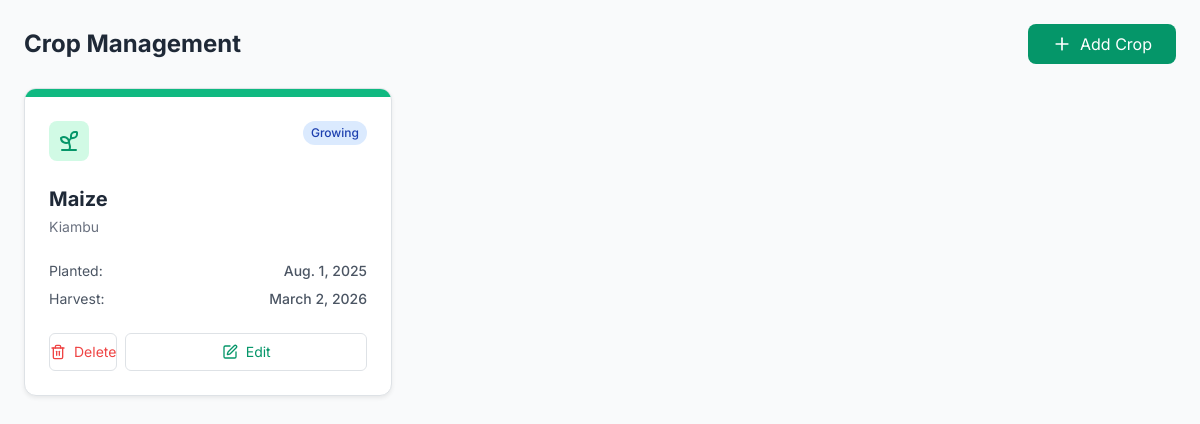
Before: /crops/ with the older database file.
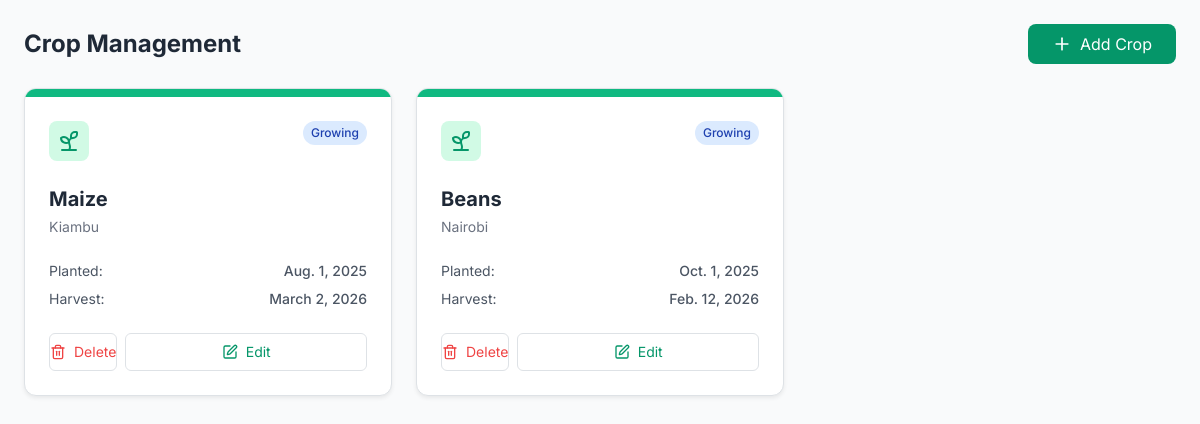
After: the same page with the newer database file.
### farm/models.py (models this page shows, shortened)
class Crop(models.Model):
    type = models.CharField(max_length=100)  # crop type e.g., Maize
    fieldLocation = models.CharField(max_length=150)
    plantingDate = models.DateField()
    expectedHarvestDate = models.DateField(blank=True, null=True)
    status = models.CharField(max_length=50, default='Growing')  # Growing, Ready, Harvested
    owner = models.ForeignKey(User, on_delete=models.CASCADE, blank=True, null=True)
    created_at = models.DateTimeField(auto_now_add=True)

### farm/views.py (the view)
# urls.py: path('crops/', views.crops, name='crops'),
def crops(request):
    crops_list = Crop.objects.all()
    return render(request,'crops.html', {"crops_list":crops_list})

### farm/templates/crops.html (shortened to what this page needs)
{% extends 'base.html' %}
{% block content %}
<div>
  <div class="flex justify-between items-center mb-6">
    <h1 class="text-2xl font-bold text-gray-800">Crop Management</h1>
    <button onclick="document.getElementById('addModal').classList.remove('hidden')" class="bg-emerald-600 hover:bg-emerald-700 text-white px-4 py-2 rounded-lg flex items-center gap-2">
      <i data-lucide="plus" class="w-5 h-5"></i>
      Add Crop
    </button>
  </div>
  <div class="grid grid-cols-1 md:grid-cols-2 lg:grid-cols-3 gap-6">
    {% for crop in crops_list %}
      <div class="bg-white rounded-xl shadow-sm border border-gray-100 overflow-hidden hover:shadow-md transition-shadow">
        <div class="h-2 bg-emerald-500 w-full"></div>
        <div class="p-6">
          <div class="flex justify-between items-start mb-4">
            <div class="p-2 bg-emerald-100 rounded-lg">
              <i data-lucide="sprout" class="text-emerald-600 w-6 h-6"></i>
            </div>
            <span class="text-xs px-2 py-1 rounded-full font-medium
               {% if crop.status == 'Ready' %}bg-green-100 text-green-800
               {% elif crop.status == 'Harvested' %}bg-gray-100 text-gray-600
               {% else %}bg-blue-100 text-blue-800{% endif %}">
                {{ crop.status }}
            </span>
          </div>
          <h3 class="text-xl font-bold text-gray-800 mb-1">{{ crop.type }}</h3>
          <p class="text-gray-500 text-sm mb-4">{{ crop.fieldLocation }}</p>
          <div class="space-y-2 text-sm text-gray-600">
            <div class="flex justify-between">
              <span>Planted:</span>
              <span class="font-medium">{{ crop.plantingDate }}</span>
            </div>
            <div class="flex justify-between">
              <span>Harvest:</span>
              <span class="font-medium">{{ crop.expectedHarvestDate|default:'N/A' }}</span>
            </div>
          </div>
           <div class="mt-6 flex gap-2">
              <form action="{% url 'delete_crop' crop.id %}" method="POST" onsubmit="return confirm('Are you sure you want to delete this crop record?');" class="flex-1">
                  <button type="submit" class="w-full py-2 border border-red-200 text-red-500 hover:bg-red-50 rounded text-sm transition-colors flex justify-center items-center gap-2">
                    <i data-lucide="trash-2" class="w-4 h-4"></i> Delete
                  </button>
              </form>
               <button onclick="document.getElementById('editModal-{{ crop.id }}').classList.remove('hidden')"
                    class="w-full py-2 border border-emerald-200 text-emerald-600 hover:bg-emerald-50 rounded text-sm transition-colors flex justify-center items-center gap-2">
              <i data-lucide="edit" class="w-4 h-4"></i> Edit
            </button>
          </div>
        </div>
      </div>
      {% empty %}
      <div class="col-span-full text-center py-12 bg-white rounded-xl border border-dashed border-gray-300">
        <p class="text-gray-500">No active crops. Start planting today!</p>
      </div>
    {% endfor %}
  </div>
</div>
{% endblock %}

Changed rows visible on the page:
added Crop: status "Growing", type "Beans", fieldLocation "Nairobi", plantingDate "Oct. 1, 2025", expectedHarvestDate "Feb. 12, 2026"
